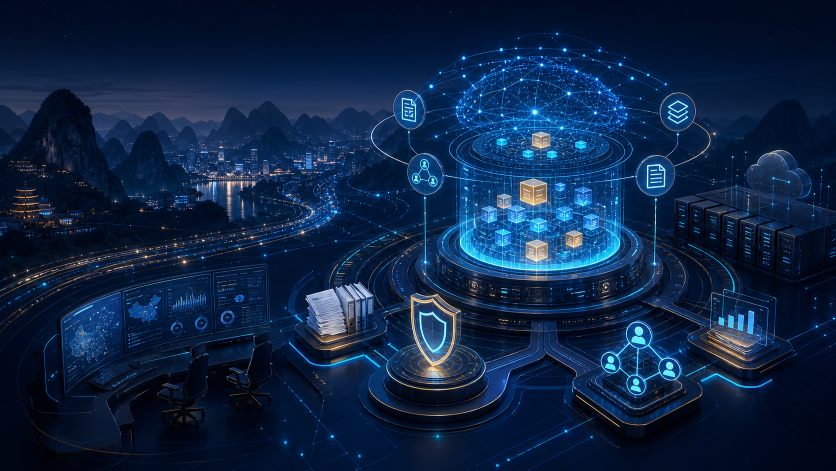
#> input picture docs/competition/figures_ai/ai_cover_hero_cognitive_os.png, 1672 x 941 px, found by its file name (shown at 1/2 size); its folder holds 5 pictures in this run
$ python build_revised_cognitive_os_plan.py
#> lines starting #> are read from the running program, lines starting #| are printed output that depends on the picture
from __future__ import annotations

import os
import re
from pathlib import Path

from PIL import Image
from docx import Document
from docx.enum.section import WD_SECTION
from docx.enum.table import WD_TABLE_ALIGNMENT, WD_CELL_VERTICAL_ALIGNMENT
from docx.enum.text import WD_ALIGN_PARAGRAPH, WD_BREAK, WD_LINE_SPACING
from docx.oxml import OxmlElement
from docx.oxml.ns import qn
from docx.shared import Cm, Pt


PROJECT_ROOT = Path(r"D:\dma\day2")
DESKTOP = Path.home() / "Desktop"
OUTPUT = DESKTOP / "黔智脑_Cognitive_OS_计划书1_基于当前项目修订完善版.docx"
FIGURE_SRC = PROJECT_ROOT / "docs" / "competition" / "figures_ai"
FIGURE_OUT = PROJECT_ROOT / "docs" / "competition" / "figures_ai_compressed"


BODY_EAST = "宋体"
BODY_WEST = "Times New Roman"
H1_EAST = "黑体"
H2_EAST = "楷体"
CAPTION_EAST = "黑体"


def twips(cm: float) -> int:
    return int(Cm(cm).twips)


# [128 lines left out: functions set_run_font, set_para_base, add_text_paragraph, add_blank, add_page_number, configure_document, not called in this run]


def compress_image(src_name: str, out_name: str, max_width: int = 1500, quality: int = 82) -> Path:
#> called with src_name = 'ai_cover_hero_cognitive_os.png', out_name = 'ai_cover_hero_cognitive_os.jpg', max_width = 1500, quality = 82
    FIGURE_OUT.mkdir(parents=True, exist_ok=True)
    src = FIGURE_SRC / src_name
    out = FIGURE_OUT / out_name
    with Image.open(src) as im:
#> im is the input picture: PIL image 1672x941 RGB; mean R, G, B 13, 36.3, 68.6
        im = im.convert("RGB")
        if im.width > max_width:
            height = int(im.height * max_width / im.width)
#> height = 844
            im = im.resize((max_width, height), Image.Resampling.LANCZOS)
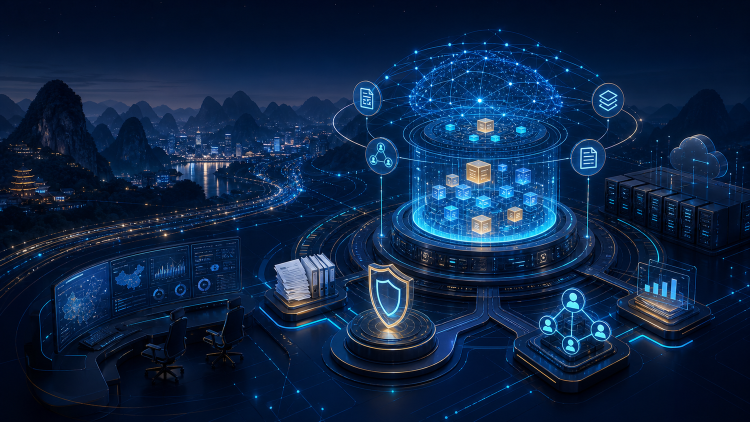
#> im: PIL image 1500x844 RGB (shown at 1/2 size); mean R, G, B 13.1, 36.3, 68.6
        im.save(out, "JPEG", quality=quality, optimize=True, progressive=True)
    return out


FIGURES = {
    "cover": compress_image("ai_cover_hero_cognitive_os.png", "ai_cover_hero_cognitive_os.jpg"),
    "scenario": compress_image("ai_customer_scenarios.png", "ai_customer_scenarios.jpg"),
    "architecture": compress_image("ai_architecture_layers.png", "ai_architecture_layers.jpg"),
    "workflow": compress_image("ai_investment_agent_workflow.png", "ai_investment_agent_workflow.jpg"),
    "security": compress_image("ai_security_compliance_private_deployment.png", "ai_security_compliance_private_deployment.jpg"),
    "business": compress_image("ai_business_model_value_paths.png", "ai_business_model_value_paths.jpg"),
    "roadmap": compress_image("ai_implementation_roadmap.png", "ai_implementation_roadmap.jpg"),
}
#> call 2 of compress_image, with src_name = 'ai_customer_scenarios.png', out_name = 'ai_customer_scenarios.jpg', max_width = 1500, quality = 82
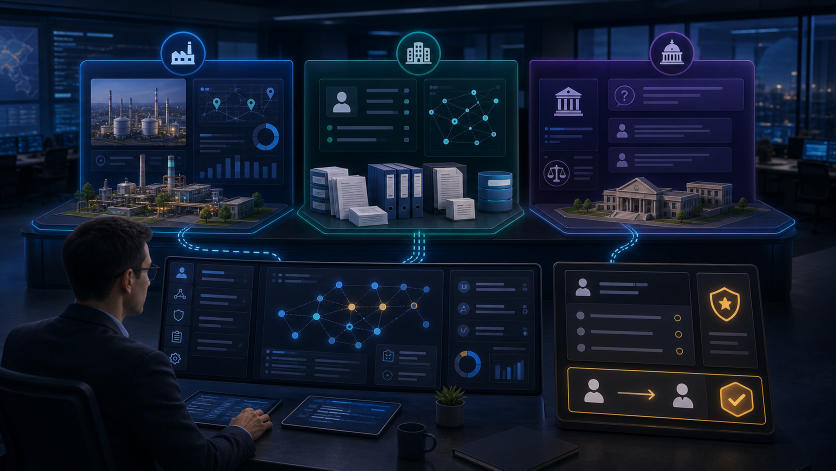
#> input picture docs/competition/figures_ai/ai_customer_scenarios.png, 1672 x 941 px, found by its file name (shown at 1/2 size)
#> in compress_image, im is the input picture: PIL image 1672x941 RGB; mean R, G, B 18.1, 27.9, 45.6
#> (the run stopped early here; a loop or call above may not have finished)
